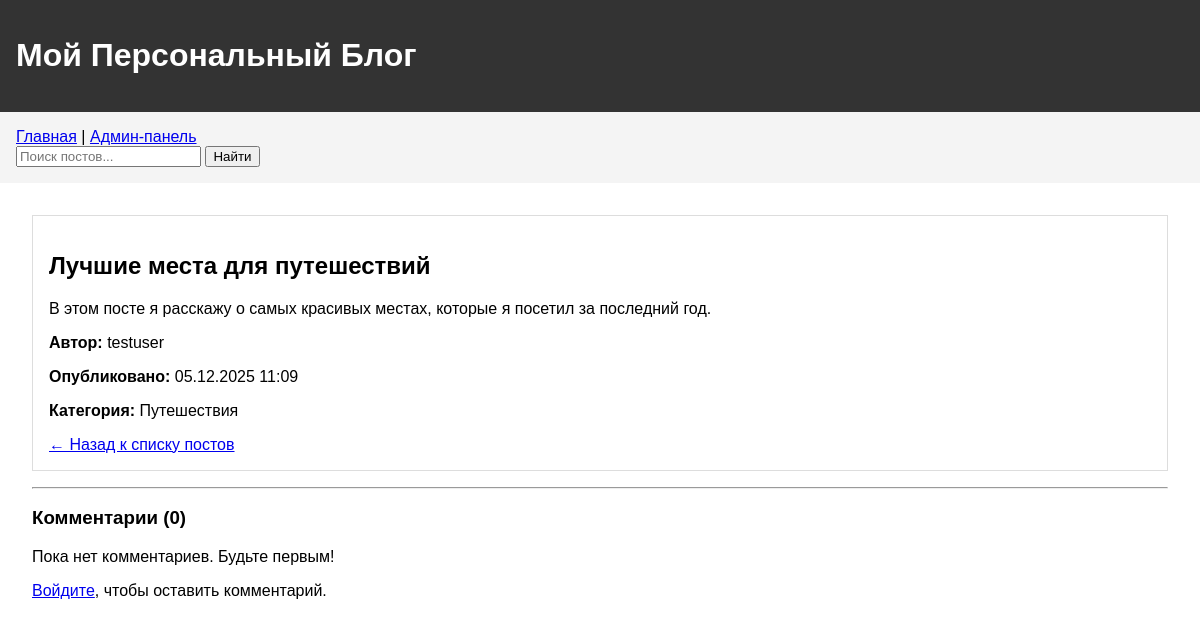
The app's page /post/2/ with its own data.
### blog/models.py (models this page shows, shortened)
class Post(models.Model):
    title = models.CharField(max_length=200, verbose_name='Заголовок')
    content = models.TextField(verbose_name='Содержание')
    created_date = models.DateTimeField(default=timezone.now, verbose_name='Дата создания')
    published_date = models.DateTimeField(blank=True, null=True, verbose_name='Дата публикации')
    author = models.ForeignKey(User, on_delete=models.CASCADE, verbose_name='Автор')
    category = models.ForeignKey(Category, on_delete=models.SET_NULL, null=True, verbose_name='Категория')
    image = models.ImageField(upload_to='post_images/', blank=True, null=True, verbose_name='Изображение')
    class Meta:
        verbose_name = 'Пост'
        verbose_name_plural = 'Посты'

class Category(models.Model):
    name = models.CharField(max_length=100, verbose_name='Название категории')
    description = models.TextField(blank=True, verbose_name='Описание')
    class Meta:
        verbose_name = 'Категория'
        verbose_name_plural = 'Категории'

### blog/views.py (the view)
# urls.py: path('post/<int:pk>/', views.post_detail, name='post_detail'),
def post_detail(request, pk):
    post = get_object_or_404(Post, pk=pk)
    comments = post.comments.filter(approved_comment=True)
    if request.method == 'POST':
        form = CommentForm(request.POST)
        if form.is_valid() and request.user.is_authenticated:
            comment = form.save(commit=False)
            comment.post = post
            comment.author = request.user
            comment.save()
            return redirect('post_detail', pk=post.pk)
    else:
        form = CommentForm()
    return render(request, 'blog/post_detail.html', {
        'post': post,
        'comments': comments,
        'form': form
    })

### blog/forms.py
class CommentForm(forms.ModelForm):
    class Meta:
        model = Comment
        fields = ['text']
        widgets = {
            'text': forms.Textarea(attrs={'rows': 4, 'cols': 40}),
        }
        labels = {
            'text': 'Ваш комментарий',
        }

### blog/templates/blog/post_detail.html (shortened to what this page needs)
{% extends 'blog/base.html' %}
{% block content %}
<article class="post">
    <h2>{{ post.title }}</h2>
    <p>{{ post.content|linebreaks }}</p>
    <div class="post-meta">
        <p><strong>Автор:</strong> {{ post.author }}</p>
        <p><strong>Опубликовано:</strong> {{ post.published_date|date:"d.m.Y H:i" }}</p>
        <p><strong>Категория:</strong> {{ post.category.name }}</p>
    </div>
    <a href="{% url 'post_list' %}">← Назад к списку постов</a>
</article>
<hr>
<div class="comments-section">
    <h3>Комментарии ({{ comments.count }})</h3>
    {% for comment in comments %}
        <div class="comment">
            <div class="comment-header">
                <strong>{{ comment.author }}</strong>
                <span class="comment-date">{{ comment.created_date|date:"d.m.Y H:i" }}</span>
            </div>
            <p>{{ comment.text|linebreaks }}</p>
        </div>
    {% empty %}
        <p>Пока нет комментариев. Будьте первым!</p>
    {% endfor %}
    {% if user.is_authenticated %}
        <div class="comment-form">
            <h4>Добавить комментарий</h4>
            <form method="post">
                {% csrf_token %}
                {{ form.as_p }}
                <button type="submit">Отправить</button>
            </form>
        </div>
    {% else %}
        <p><a href="{% url 'admin:login' %}">Войдите</a>, чтобы оставить комментарий.</p>
    {% endif %}
</div>
{% endblock %}

### blog/templates/blog/base.html (style rules this page uses)
body { font-family: Arial, sans-serif; margin: 0; padding: 0; }
.post { border: 1px solid #ddd; margin-bottom: 1rem; padding: 1rem; }

### records on screen
Post: title "Лучшие места для путешествий", content "В этом посте я расскажу о самых красивых местах, которые я посетил за последний год.", author "testuser", published_date "05.12.2025 11:09", category.name "Путешествия"

### other values on screen
{{ comments.count }} "0"
